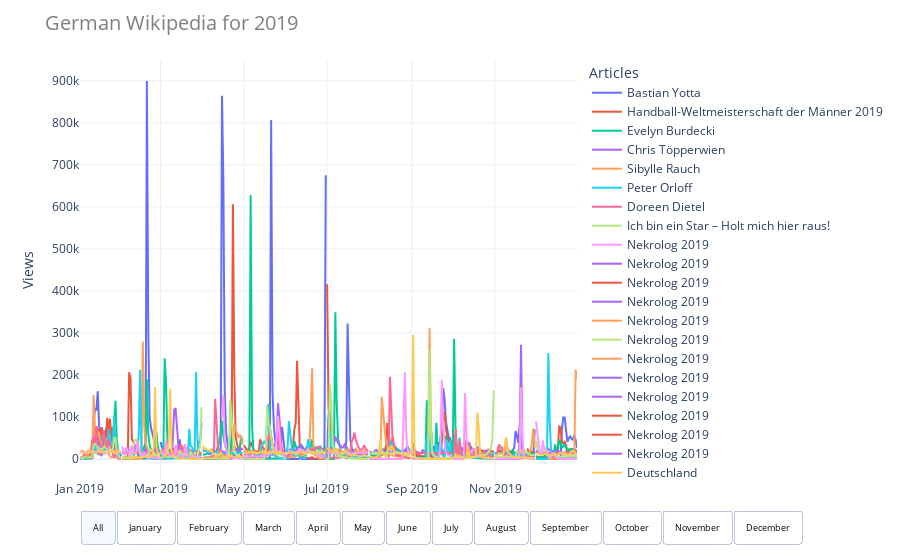

This figure's notebook cell:
### Code cell
wiki_visual.lang_plot(wiki_de.get_df(), 'total', 'German')
